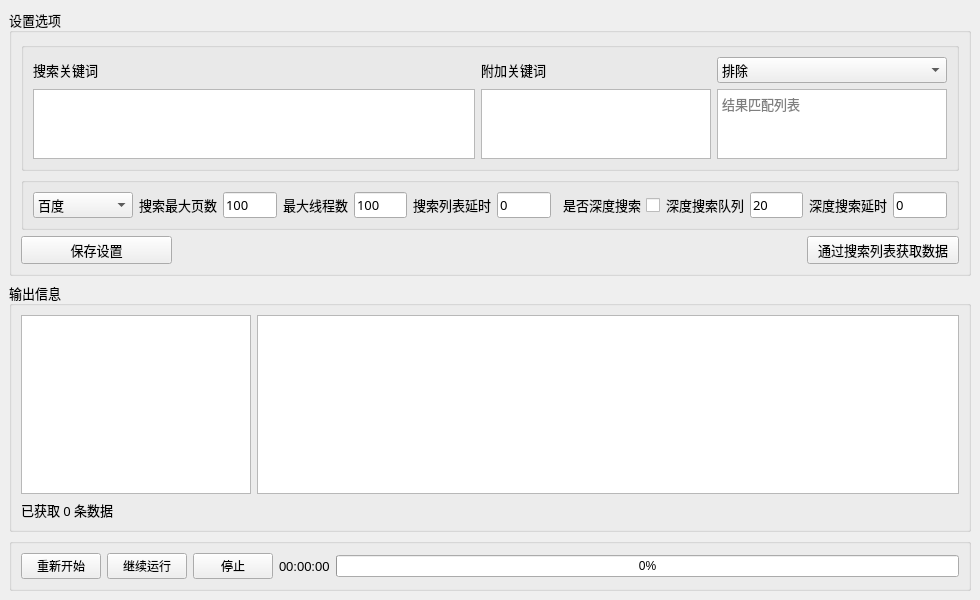
<?xml version="1.0" encoding="UTF-8"?>
<ui version="4.0">
 <class>MainWindow</class>
 <widget class="QMainWindow" name="MainWindow">
  <property name="geometry">
   <rect>
    <x>0</x>
    <y>0</y>
    <width>980</width>
    <height>600</height>
   </rect>
  </property>
  <property name="windowTitle">
   <string>Spider</string>
  </property>
  <property name="layoutDirection">
   <enum>Qt::LeftToRight</enum>
  </property>
  <property name="toolButtonStyle">
   <enum>Qt::ToolButtonIconOnly</enum>
  </property>
  <property name="tabShape">
   <enum>QTabWidget::Rounded</enum>
  </property>
  <widget class="QWidget" name="centralWidget">
   <layout class="QGridLayout" name="gridLayout" rowstretch="2,3,0">
    <item row="1" column="0">
     <widget class="QGroupBox" name="groupBox_2">
      <property name="font">
       <font>
        <family>宋体</family>
        <pointsize>10</pointsize>
       </font>
      </property>
      <property name="title">
       <string>输出信息</string>
      </property>
      <layout class="QGridLayout" name="gridLayout_2">
       <item row="0" column="1">
        <widget class="QPlainTextEdit" name="txt_log">
         <property name="minimumSize">
          <size>
           <width>0</width>
           <height>0</height>
          </size>
         </property>
         <property name="maximumSize">
          <size>
           <width>16777215</width>
           <height>16777215</height>
          </size>
         </property>
         <property name="font">
          <font>
           <family>宋体</family>
           <pointsize>10</pointsize>
          </font>
         </property>
         <property name="layoutDirection">
          <enum>Qt::LeftToRight</enum>
         </property>
         <property name="readOnly">
          <bool>false</bool>
         </property>
         <property name="plainText">
          <string/>
         </property>
         <property name="placeholderText">
          <string>操作日志输出窗口</string>
         </property>
        </widget>
       </item>
       <item row="0" column="0">
        <widget class="QPlainTextEdit" name="txt_email">
         <property name="minimumSize">
          <size>
           <width>230</width>
           <height>0</height>
          </size>
         </property>
         <property name="maximumSize">
          <size>
           <width>230</width>
           <height>16777215</height>
          </size>
         </property>
         <property name="font">
          <font>
           <family>宋体</family>
           <pointsize>10</pointsize>
          </font>
         </property>
         <property name="layoutDirection">
          <enum>Qt::LeftToRight</enum>
         </property>
         <property name="readOnly">
          <bool>true</bool>
         </property>
         <property name="plainText">
          <string/>
         </property>
         <property name="placeholderText">
          <string>搜索结果输出窗口</string>
         </property>
        </widget>
       </item>
       <item row="1" column="0">
        <widget class="QLabel" name="lbl_email">
         <property name="text">
          <string>已获取 0 条数据</string>
         </property>
        </widget>
       </item>
      </layout>
     </widget>
    </item>
    <item row="2" column="0">
     <widget class="QGroupBox" name="groupBox_3">
      <property name="title">
       <string/>
      </property>
      <layout class="QHBoxLayout" name="horizontalLayout">
       <item>
        <widget class="QPushButton" name="btn_start">
         <property name="enabled">
          <bool>true</bool>
         </property>
         <property name="text">
          <string>重新开始</string>
         </property>
         <property name="checkable">
          <bool>false</bool>
         </property>
        </widget>
       </item>
       <item>
        <widget class="QPushButton" name="btn_resume">
         <property name="text">
          <string>继续运行</string>
         </property>
        </widget>
       </item>
       <item>
        <widget class="QPushButton" name="btn_stop">
         <property name="text">
          <string>停止</string>
         </property>
        </widget>
       </item>
       <item>
        <widget class="QLabel" name="lbl_timer">
         <property name="font">
          <font>
           <family>Arial</family>
           <pointsize>10</pointsize>
           <weight>50</weight>
           <bold>false</bold>
          </font>
         </property>
         <property name="text">
          <string>00:00:00</string>
         </property>
         <property name="alignment">
          <set>Qt::AlignLeading|Qt::AlignLeft|Qt::AlignVCenter</set>
         </property>
        </widget>
       </item>
       <item>
        <widget class="QProgressBar" name="progressBar">
         <property name="layoutDirection">
          <enum>Qt::LeftToRight</enum>
         </property>
         <property name="value">
          <number>0</number>
         </property>
        </widget>
       </item>
      </layout>
     </widget>
    </item>
    <item row="0" column="0">
     <widget class="QGroupBox" name="groupBox">
      <property name="minimumSize">
       <size>
        <width>0</width>
        <height>0</height>
       </size>
      </property>
      <property name="maximumSize">
       <size>
        <width>16777215</width>
        <height>16777215</height>
       </size>
      </property>
      <property name="font">
       <font>
        <family>宋体</family>
        <pointsize>10</pointsize>
       </font>
      </property>
      <property name="layoutDirection">
       <enum>Qt::LeftToRight</enum>
      </property>
      <property name="title">
       <string>设置选项</string>
      </property>
      <layout class="QGridLayout" name="gridLayout_3">
       <property name="sizeConstraint">
        <enum>QLayout::SetDefaultConstraint</enum>
       </property>
       <item row="1" column="0" colspan="6">
        <widget class="QGroupBox" name="groupBox_4">
         <property name="minimumSize">
          <size>
           <width>0</width>
           <height>0</height>
          </size>
         </property>
         <property name="maximumSize">
          <size>
           <width>16777215</width>
           <height>16777215</height>
          </size>
         </property>
         <property name="styleSheet">
          <string notr="true"/>
         </property>
         <property name="title">
          <string/>
         </property>
         <layout class="QGridLayout" name="gridLayout_5">
          <item row="0" column="1">
           <widget class="QLabel" name="label">
            <property name="text">
             <string>搜索最大页数</string>
            </property>
           </widget>
          </item>
          <item row="0" column="2">
           <widget class="QLineEdit" name="txt_pageSize">
            <property name="text">
             <string>100</string>
            </property>
           </widget>
          </item>
          <item row="0" column="3">
           <widget class="QLabel" name="label_7">
            <property name="text">
             <string>最大线程数</string>
            </property>
           </widget>
          </item>
          <item row="0" column="4">
           <widget class="QLineEdit" name="txt_threadNum">
            <property name="text">
             <string>100</string>
            </property>
           </widget>
          </item>
          <item row="0" column="8">
           <widget class="QLabel" name="label_2">
            <property name="text">
             <string>深度搜索队列</string>
            </property>
           </widget>
          </item>
          <item row="0" column="9">
           <widget class="QLineEdit" name="txt_workSize">
            <property name="text">
             <string>20</string>
            </property>
           </widget>
          </item>
          <item row="0" column="5">
           <widget class="QLabel" name="label_3">
            <property name="text">
             <string>搜索列表延时</string>
            </property>
           </widget>
          </item>
          <item row="0" column="13">
           <widget class="QLabel" name="label_4">
            <property name="text">
             <string>深度搜索延时</string>
            </property>
           </widget>
          </item>
          <item row="0" column="14">
           <widget class="QLineEdit" name="txt_pageDelay">
            <property name="text">
             <string>0</string>
            </property>
           </widget>
          </item>
          <item row="0" column="7">
           <widget class="QCheckBox" name="chk_searchList">
            <property name="enabled">
             <bool>true</bool>
            </property>
            <property name="layoutDirection">
             <enum>Qt::RightToLeft</enum>
            </property>
            <property name="text">
             <string>是否深度搜索</string>
            </property>
            <property name="checked">
             <bool>false</bool>
            </property>
           </widget>
          </item>
          <item row="0" column="6">
           <widget class="QLineEdit" name="txt_searchDelay">
            <property name="text">
             <string>0</string>
            </property>
           </widget>
          </item>
          <item row="0" column="0">
           <widget class="QComboBox" name="combo_source">
            <property name="minimumSize">
             <size>
              <width>100</width>
              <height>0</height>
             </size>
            </property>
            <item>
             <property name="text">
              <string>百度</string>
             </property>
            </item>
           </widget>
          </item>
         </layout>
        </widget>
       </item>
       <item row="6" column="0">
        <widget class="QPushButton" name="btn_saveKeyword">
         <property name="maximumSize">
          <size>
           <width>16777215</width>
           <height>16777215</height>
          </size>
         </property>
         <property name="layoutDirection">
          <enum>Qt::LeftToRight</enum>
         </property>
         <property name="text">
          <string>保存设置</string>
         </property>
        </widget>
       </item>
       <item row="6" column="5">
        <widget class="QPushButton" name="btn_search_link">
         <property name="enabled">
          <bool>true</bool>
         </property>
         <property name="text">
          <string>通过搜索列表获取数据</string>
         </property>
        </widget>
       </item>
       <item row="0" column="0" colspan="6">
        <widget class="QGroupBox" name="groupBox_5">
         <property name="maximumSize">
          <size>
           <width>16777215</width>
           <height>16777215</height>
          </size>
         </property>
         <property name="styleSheet">
          <string notr="true"/>
         </property>
         <property name="title">
          <string/>
         </property>
         <layout class="QGridLayout" name="gridLayout_4">
          <item row="2" column="2">
           <widget class="QPlainTextEdit" name="txt_pattern">
            <property name="minimumSize">
             <size>
              <width>230</width>
              <height>0</height>
             </size>
            </property>
            <property name="maximumSize">
             <size>
              <width>230</width>
              <height>16777215</height>
             </size>
            </property>
            <property name="backgroundVisible">
             <bool>false</bool>
            </property>
            <property name="centerOnScroll">
             <bool>false</bool>
            </property>
            <property name="placeholderText">
             <string>结果匹配列表</string>
            </property>
           </widget>
          </item>
          <item row="2" column="1">
           <widget class="QPlainTextEdit" name="txt_keyword_flag">
            <property name="minimumSize">
             <size>
              <width>230</width>
              <height>0</height>
             </size>
            </property>
            <property name="maximumSize">
             <size>
              <width>230</width>
              <height>16777215</height>
             </size>
            </property>
            <property name="font">
             <font>
              <family>宋体</family>
              <pointsize>10</pointsize>
             </font>
            </property>
            <property name="readOnly">
             <bool>false</bool>
            </property>
            <property name="plainText">
             <string/>
            </property>
            <property name="placeholderText">
             <string>和搜索关键词一起作为搜索条件</string>
            </property>
           </widget>
          </item>
          <item row="2" column="0">
           <widget class="QPlainTextEdit" name="txt_keyword">
            <property name="minimumSize">
             <size>
              <width>0</width>
              <height>0</height>
             </size>
            </property>
            <property name="maximumSize">
             <size>
              <width>16777215</width>
              <height>16777215</height>
             </size>
            </property>
            <property name="font">
             <font>
              <family>宋体</family>
              <pointsize>10</pointsize>
             </font>
            </property>
            <property name="layoutDirection">
             <enum>Qt::LeftToRight</enum>
            </property>
            <property name="readOnly">
             <bool>false</bool>
            </property>
            <property name="plainText">
             <string/>
            </property>
            <property name="placeholderText">
             <string>请输入搜索关键词</string>
            </property>
           </widget>
          </item>
          <item row="0" column="0">
           <widget class="QLabel" name="title_keyword">
            <property name="text">
             <string>搜索关键词</string>
            </property>
           </widget>
          </item>
          <item row="0" column="1">
           <widget class="QLabel" name="title_keywordFlag">
            <property name="text">
             <string>附加关键词</string>
            </property>
           </widget>
          </item>
          <item row="0" column="2">
           <widget class="QComboBox" name="combo_pattern">
            <property name="editable">
             <bool>false</bool>
            </property>
            <property name="frame">
             <bool>true</bool>
            </property>
            <item>
             <property name="text">
              <string>排除</string>
             </property>
            </item>
            <item>
             <property name="text">
              <string>包含</string>
             </property>
            </item>
           </widget>
          </item>
         </layout>
        </widget>
       </item>
      </layout>
     </widget>
    </item>
   </layout>
  </widget>
 </widget>
 <resources/>
 <connections/>
</ui>
